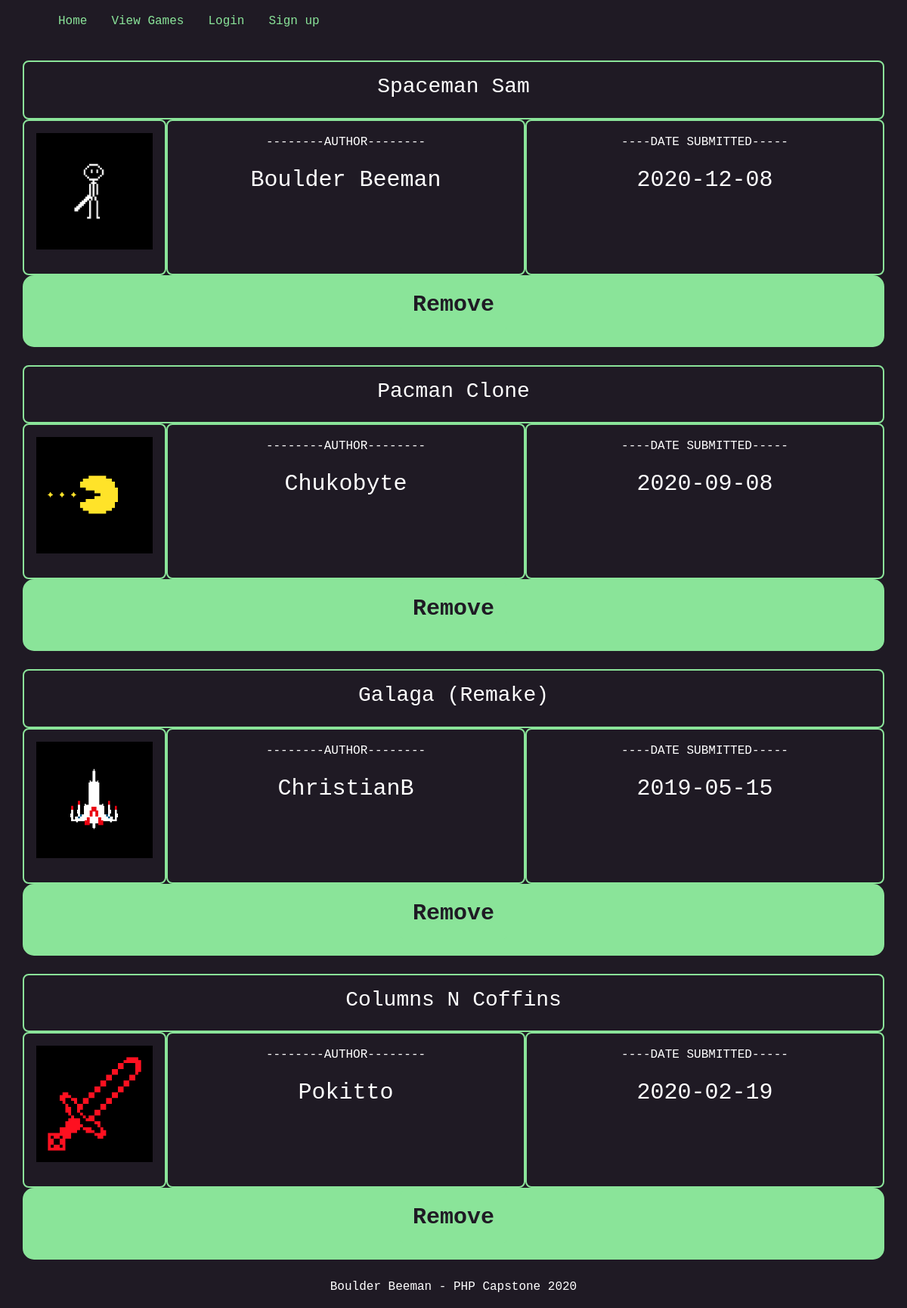
The app's page /admin.php with its own data.
### tables this page shows
CREATE TABLE `games` (
  `id` int NOT NULL AUTO_INCREMENT,
  `ownerId` int NOT NULL,
  `title` varchar(25) DEFAULT NULL,
  `author` varchar(25) DEFAULT NULL,
  `description` text,
  `pubDate` date DEFAULT NULL,
  `icon` varchar(100) DEFAULT NULL,
  `gameLink` varchar(250) DEFAULT NULL,
  PRIMARY KEY (`id`),
  KEY `ownerId` (`ownerId`),
  CONSTRAINT `games_ibfk_2` FOREIGN KEY (`ownerId`) REFERENCES `user_login` (`id`) ON DELETE CASCADE,
  CONSTRAINT `games_ibfk_3` FOREIGN KEY (`ownerId`) REFERENCES `user_login` (`id`) ON DELETE CASCADE
);

### admin.php (the view, shortened to what this page needs)
<!DOCTYPE html PUBLIC "-//W3C//DTD XHTML 1.0 Transitional//EN"
  "http://www.w3.org/TR/xhtml1/DTD/xhtml1-transitional.dtd">
<html xmlns="http://www.w3.org/1999/xhtml" xml:lang="en" lang="en">
<head>
  <link rel="stylesheet" href="https://maxcdn.bootstrapcdn.com/bootstrap/4.0.0-alpha.6/css/bootstrap.min.css"
>
  <link rel="stylesheet" type="text/css" href="css/custom.css" />
</head>
<body>
 <div class="container">
<?php
    if (isset($_SESSION['username']))
    {
        if ($_SESSION['username'] == 'boulder')
        {
            echo ' <nav class="navbar navbar-default>';
            echo '   <a class="navbar-brand" href="index.php"></a>';
            echo '   <ul class="nav justify-content-center">';
            echo '    <li class="nav-item"><a class="nav-link" href="index.php">Home</a></li>';
            echo '    <li class="nav-item"><a class="nav-link" href="admin.php">Admin (' . $_SESSION['username'] . ')</a></li>';
            echo '    <li class="nav-item"><a class="nav-link" href="gameEntry.php">Submit A Game</a></li>';
            echo '    <li class="nav-item"><a class="nav-link" href="viewGames.php">View Games</a></li>';
            echo '    <li class="nav-item"><a class="nav-link" href="editProfile.php">Edit Profile</a></li>';
            echo '    <li class="nav-item"><a class="nav-link" href="viewProfile.php">View Profile</a></li>';
            echo '    <li class="nav-item"><a class="nav-link" href="logout.php">Log Out (' . $_SESSION['username'] . ')</a></li>';
            echo '   </ul>';
            echo ' </nav>';
        }
        else
        {
            echo ' <nav class="navbar navbar-default>';
            echo '   <a class="navbar-brand" href="index.php"></a>';
            echo '   <ul class="nav justify-content-center">';
            echo '    <li class="nav-item"><a class="navbar-brand" href="index.php">Home</a></li>';
            echo '    <li class="nav-item"><a class="nav-link" href="gameEntry.php">Submit A Game</a></li>';
            echo '    <li class="nav-item"><a class="nav-link" href="viewGames.php">View Games</a></li>';
            echo '    <li class="nav-item"><a class="nav-link" href="editProfile.php">Edit Profile</a></li>';
            echo '    <li class="nav-item"><a class="nav-link" href="viewProfile.php">View Profile</a></li>';
            echo '    <li class="nav-item"><a class="nav-link" href="logout.php">Log Out (' . $_SESSION['username'] . ')</a></li>';
            echo '   </ul>';
            echo ' </nav>';
        }
    }
    else
    {
        echo ' <nav class="navbar navbar-default>';
        echo '   <a class="navbar-brand" href="index.php"></a>';
        echo '   <ul class="nav justify-content-center">';
        echo '    <li class="nav-item"><a class="nav-link" href="index.php">Home</a></li>';
        echo '    <li class="nav-item"><a class="nav-link" href="viewGames.php">View Games</a></li>';
        echo '    <li class="nav-item"><a class="nav-link" href="login.php">Login</a></li>';
        echo '    <li class="nav-item"><a class="nav-link" href="signup.php">Sign up</a></li>';
        echo '   </ul>';
        echo ' </nav>';
    }
  $dbc = mysqli_connect(DB_HOST, DB_USER, DB_PASSWORD, DB_NAME);
  $query = "SELECT * FROM games ORDER BY title DESC, pubDate ASC";
  $data = mysqli_query($dbc, $query);
    while ($row = mysqli_fetch_array($data))
    {
    ?>
        <br />
        <div class="row justify-content-center ">
            <div class="col-12 text-center textBox">
                <h3><?php echo $row['title']; ?></h3>
            </div>
            <div class="col-2 text-center textBox">
                <p>
                    <?php echo '<img src="' . ICON_UPLOADPATH . $row['icon'] . '" alt="Profile Picture" />'; ?>
                </p>
            </div>
            <br />
            <div class="col-5 text-center textBox">
                <p>
                    --------AUTHOR--------
                </p>
                <p class="large-text">
                    <?php echo $row['author']; ?>
                </p>
            </div>
            <br />
            <div class="col-5 text-center textBox">
                <p>
                    ----DATE SUBMITTED-----
                </p>
                <p class="large-text">
                    <?php echo $row['pubDate']; ?>
                </p>
            </div>
            <div class="col-12 textBoxSolid text-center large-text">
                <?php
                echo ' <p><strong><a class="textBoxSolid large-text"
                        href="removeGame.php?id=' . $row['id'] . '&amp;
                        ownerId=' . $row['ownerId'] . '&amp;title=' . $row['title'] . '&amp;
                        author=' . $row['author'] . '&amp;
                        pubDate=' . $row['pubDate'] . '">Remove</a></strong></p> ';
                ?>
            </div>
                <br />
        </div>
    <?php
    }
?>
</div>
</body>
<footer>
    <br />
    <div class="row justify-content-center text-center">
        <div class="col-12">
            <p>Boulder Beeman - PHP Capstone 2020</p>
        </div>
    </div>
</footer>
</html>

### css/custom.css (style rules this page uses)
body { background-color: #1F1A24; color: white; font-family: 'Courier New', monospace; }
a { color: white; text-decoration: none; }
img { max-width: 100%; }
.nav-link { color: #8AE499; }
.textBox { border: 2px solid #8AE499; border-radius: 0.5em; color: white; padding: 1rem; }
.textBoxSolid { text-decoration: none; border: 2px solid #8AE499; border-radius: 0.5em; background-color: rgba(138, 228, 153, 1.00); color: black; padding: 0.5em; }
div.textBoxSolid a { border-radius: 4px; color: #1F1A24; }
.large-text { font-size: 30px; }

### records on screen
games: title "Spaceman Sam", icon (picture), author "Boulder Beeman", pubDate "2020-12-08"
games: title "Pacman Clone", icon (picture), author "Chukobyte", pubDate "2020-09-08"
games: title "Galaga (Remake)", icon (picture), author "ChristianB", pubDate "2019-05-15"
games: title "Columns N Coffins", icon (picture), author "Pokitto", pubDate "2020-02-19"
